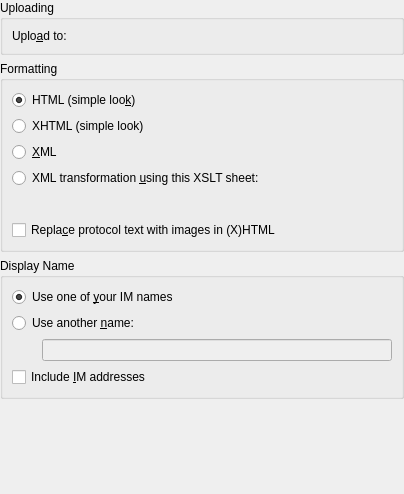
<ui version="4.0" >
 <class>WebPresencePrefsUI</class>
 <widget class="QWidget" name="WebPresencePrefsUI" >
  <property name="enabled" >
   <bool>true</bool>
  </property>
  <property name="geometry" >
   <rect>
    <x>0</x>
    <y>0</y>
    <width>404</width>
    <height>494</height>
   </rect>
  </property>
  <layout class="QVBoxLayout" >
   <property name="spacing" >
    <number>6</number>
   </property>
   <property name="margin" >
    <number>0</number>
   </property>
   <item>
    <widget class="QGroupBox" name="groupBox" >
     <property name="title" >
      <string>Uploading</string>
     </property>
     <layout class="QHBoxLayout" >
      <property name="spacing" >
       <number>6</number>
      </property>
      <property name="margin" >
       <number>9</number>
      </property>
      <item>
       <widget class="QLabel" name="textLabel1" >
        <property name="frameShape" >
         <enum>QFrame::NoFrame</enum>
        </property>
        <property name="frameShadow" >
         <enum>QFrame::Plain</enum>
        </property>
        <property name="text" >
         <string>Uplo&amp;ad to:</string>
        </property>
        <property name="buddy" >
         <cstring>kcfg_uploadURL</cstring>
        </property>
       </widget>
      </item>
      <item>
       <widget class="KUrlRequester" name="kcfg_uploadURL" />
      </item>
     </layout>
    </widget>
   </item>
   <item>
    <widget class="QGroupBox" name="formatHTML" >
     <property name="title" >
      <string>Formatting</string>
     </property>
     <layout class="QVBoxLayout" >
      <property name="spacing" >
       <number>6</number>
      </property>
      <property name="margin" >
       <number>9</number>
      </property>
      <item>
       <widget class="QRadioButton" name="kcfg_formatHTML" >
        <property name="toolTip" >
         <string>HTML 4.01 Transitional using the ISO-8859-1 (aka. Latin 1) character set encoding.</string>
        </property>
        <property name="whatsThis" >
         <string>HTML 4.01 Transitional formatting using ISO-8859-1 (aka. Latin 1) character set encoding.

This version should be easily opened by most web browsers.</string>
        </property>
        <property name="text" >
         <string>HTML (simple loo&amp;k)</string>
        </property>
        <property name="checked" >
         <bool>true</bool>
        </property>
       </widget>
      </item>
      <item>
       <widget class="QRadioButton" name="kcfg_formatXHTML" >
        <property name="toolTip" >
         <string>XHTML 1.0 Strict</string>
        </property>
        <property name="whatsThis" >
         <string>The resulting page will be formatted using the XHTML 1.0 Strict W3C Recommendation. The character set encoding is UTF-8.

Note that some web browsers do not support XHTML. You should also make sure your web server serves it out with the correct mime type, such as application/xhtml+xml.</string>
        </property>
        <property name="text" >
         <string>XHTML (simple look)</string>
        </property>
       </widget>
      </item>
      <item>
       <widget class="QRadioButton" name="kcfg_formatXML" >
        <property name="toolTip" >
         <string>Save the output in XML format using UTF-8 character set.</string>
        </property>
        <property name="whatsThis" >
         <string>Save the output in XML format using the UTF-8 encoding.</string>
        </property>
        <property name="text" >
         <string>&amp;XML</string>
        </property>
       </widget>
      </item>
      <item>
       <widget class="QRadioButton" name="kcfg_formatStylesheet" >
        <property name="text" >
         <string>XML transformation &amp;using this XSLT sheet:</string>
        </property>
       </widget>
      </item>
      <item>
       <layout class="QHBoxLayout" >
        <property name="spacing" >
         <number>6</number>
        </property>
        <property name="margin" >
         <number>0</number>
        </property>
        <item>
         <spacer>
          <property name="orientation" >
           <enum>Qt::Horizontal</enum>
          </property>
          <property name="sizeType" >
           <enum>QSizePolicy::Fixed</enum>
          </property>
          <property name="sizeHint" stdset="0" >
           <size>
            <width>30</width>
            <height>20</height>
           </size>
          </property>
         </spacer>
        </item>
        <item>
         <widget class="KUrlRequester" name="kcfg_formatStylesheetURL" >
          <property name="enabled" >
           <bool>false</bool>
          </property>
         </widget>
        </item>
       </layout>
      </item>
      <item>
       <widget class="QCheckBox" name="kcfg_useImagesHTML" >
        <property name="toolTip" >
         <string>Replaces the protocol names, such as MSN and IRC, with images.</string>
        </property>
        <property name="whatsThis" >
         <string>Replaces the protocol names, such as MSN and IRC, with images.

Note that you have to manually copy the PNG files into place.

The following files are used by default:

images/msn_protocol.png
images/icq_protocol.png
images/jabber_protocol.png
images/yahoo_protocol.png
images/aim_protocol.png
images/irc_protocol.png
images/sms_protocol.png
images/gadu_protocol.png
images/winpopup_protocol.png</string>
        </property>
        <property name="text" >
         <string>Repla&amp;ce protocol text with images in (X)HTML</string>
        </property>
       </widget>
      </item>
     </layout>
    </widget>
   </item>
   <item>
    <widget class="QGroupBox" name="groupBox_2" >
     <property name="title" >
      <string>Display Name</string>
     </property>
     <layout class="QGridLayout" >
      <property name="margin" >
       <number>9</number>
      </property>
      <property name="spacing" >
       <number>6</number>
      </property>
      <item row="0" column="0" >
       <widget class="QRadioButton" name="kcfg_showName" >
        <property name="text" >
         <string>Use one of &amp;your IM names</string>
        </property>
        <property name="checked" >
         <bool>true</bool>
        </property>
       </widget>
      </item>
      <item row="3" column="0" >
       <widget class="QCheckBox" name="kcfg_includeIMAddress" >
        <property name="text" >
         <string>Include &amp;IM addresses</string>
        </property>
       </widget>
      </item>
      <item row="1" column="0" >
       <widget class="QRadioButton" name="kcfg_showAnotherName" >
        <property name="text" >
         <string>Use another &amp;name:</string>
        </property>
       </widget>
      </item>
      <item row="2" column="0" >
       <layout class="QHBoxLayout" >
        <property name="spacing" >
         <number>6</number>
        </property>
        <property name="margin" >
         <number>0</number>
        </property>
        <item>
         <spacer>
          <property name="orientation" >
           <enum>Qt::Horizontal</enum>
          </property>
          <property name="sizeType" >
           <enum>QSizePolicy::Fixed</enum>
          </property>
          <property name="sizeHint" stdset="0" >
           <size>
            <width>30</width>
            <height>20</height>
           </size>
          </property>
         </spacer>
        </item>
        <item>
         <widget class="QLineEdit" name="kcfg_showThisName" >
          <property name="enabled" >
           <bool>false</bool>
          </property>
         </widget>
        </item>
       </layout>
      </item>
     </layout>
    </widget>
   </item>
   <item>
    <spacer>
     <property name="orientation" >
      <enum>Qt::Vertical</enum>
     </property>
     <property name="sizeType" >
      <enum>QSizePolicy::Expanding</enum>
     </property>
     <property name="sizeHint" stdset="0" >
      <size>
       <width>404</width>
       <height>16</height>
      </size>
     </property>
    </spacer>
   </item>
  </layout>
 </widget>
 <layoutdefault spacing="6" margin="11" />
  <customwidgets>
  <customwidget>
   <class>KUrlRequester</class>
   <extends>QFrame</extends>
   <header>kurlrequester.h</header>
  </customwidget>
 </customwidgets>
 <tabstops>
  <tabstop>kcfg_uploadURL</tabstop>
  <tabstop>formatHTML</tabstop>
  <tabstop>kcfg_formatStylesheetURL</tabstop>
  <tabstop>kcfg_useImagesHTML</tabstop>
  <tabstop>kcfg_showName</tabstop>
  <tabstop>kcfg_showThisName</tabstop>
  <tabstop>kcfg_includeIMAddress</tabstop>
 </tabstops>
 <resources/>
 <connections>
  <connection>
   <sender>kcfg_formatStylesheet</sender>
   <signal>toggled(bool)</signal>
   <receiver>kcfg_formatStylesheetURL</receiver>
   <slot>setEnabled(bool)</slot>
   <hints>
    <hint type="sourcelabel" >
     <x>149</x>
     <y>231</y>
    </hint>
    <hint type="destinationlabel" >
     <x>147</x>
     <y>247</y>
    </hint>
   </hints>
  </connection>
  <connection>
   <sender>kcfg_showAnotherName</sender>
   <signal>toggled(bool)</signal>
   <receiver>kcfg_showThisName</receiver>
   <slot>setEnabled(bool)</slot>
   <hints>
    <hint type="sourcelabel" >
     <x>100</x>
     <y>366</y>
    </hint>
    <hint type="destinationlabel" >
     <x>97</x>
     <y>388</y>
    </hint>
   </hints>
  </connection>
 </connections>
</ui>
